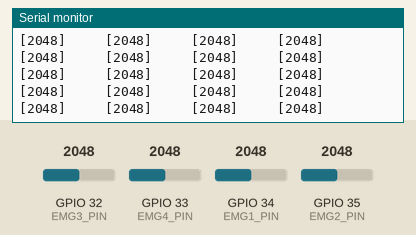
A sketch run on a simulated ESP32. Shown: the last lines printed to the serial monitor. The test bench sets the inputs (shaded band); at power-on: GPIO 32 (EMG3_PIN) = 2048, GPIO 33 (EMG4_PIN) = 2048, GPIO 34 (EMG1_PIN) = 2048, GPIO 35 (EMG2_PIN) = 2048 (analog values on the 0–4095 scale).

Above: at 1.4 s.
1.5 s: GPIO 32 (EMG3_PIN) set to 1861
At 1.52 s:
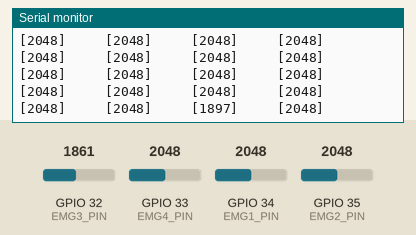
3.0 s: GPIO 32 (EMG3_PIN) set to 1752
At 3.03 s:
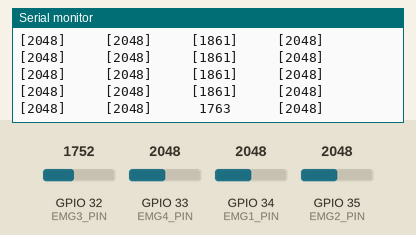
4.6 s: GPIO 33 (EMG4_PIN) set to 1872
At 4.64 s:
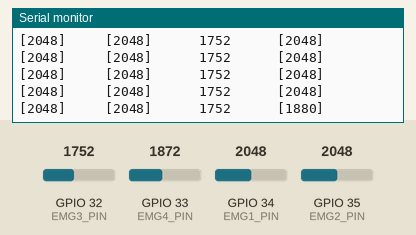
6.1 s: GPIO 33 (EMG4_PIN) set to 1748
At 6.25 s:
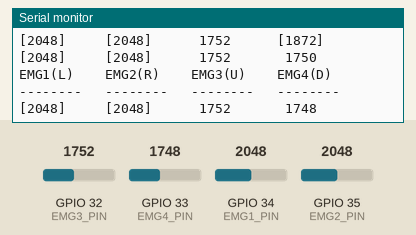
7.7 s: GPIO 34 (EMG1_PIN) set to 1870
At 7.75 s:
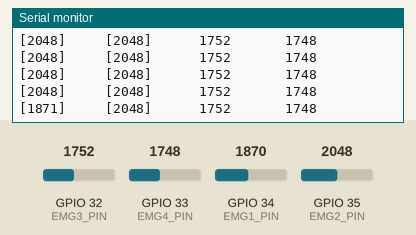
9.2 s: GPIO 34 (EMG1_PIN) set to 1773
At 9.26 s:
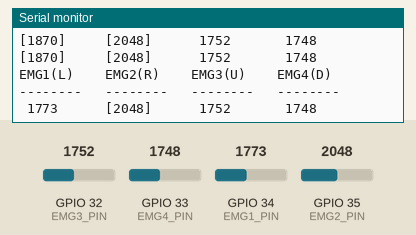
Timing chart, 0 to 12.1 s (numbered marks = the images above; inputs shaded):
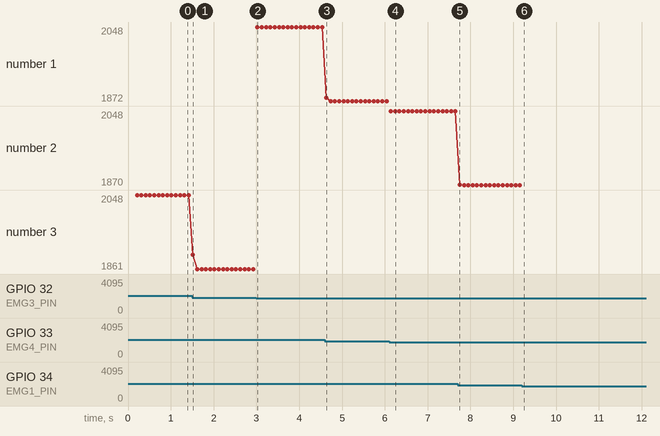

Measured:
- the behaviour switches between 1800 and 1799 on GPIO 32 (EMG3_PIN) (found by bisection; images 1 and 2)
- the behaviour switches between 1800 and 1799 on GPIO 33 (EMG4_PIN) (found by bisection; images 3 and 4)
- the behaviour switches between 1800 and 1799 on GPIO 34 (EMG1_PIN) (found by bisection; images 5 and 6)
- after the input at 1.5 s, the serial monitor: prints a new line at once (image 1)
- after the input at 3.0 s, the serial monitor: prints a new line at once (image 2)
- after the input at 4.6 s, the serial monitor: prints a new line at once (image 3)
- after the input at 6.1 s, the serial monitor: prints a new line at once (image 4)
- after the input at 7.7 s, the serial monitor: prints a new line after 0.05 s (image 5)
- after the input at 9.2 s, the serial monitor: prints a new line after 0.06 s (image 6)

The sketch:

EMG_4CH_WiFi_WebSocket_Arcade.ino
```cpp
#include <WiFi.h>
#include <WebSocketsServer.h>

#define EMG1_PIN  34    // LEFT
#define EMG2_PIN  35    // RIGHT
#define EMG3_PIN  32    // UP
#define EMG4_PIN  33    // DOWN

#define THRESHOLD_1  1800
#define THRESHOLD_2  1800
#define THRESHOLD_3  1800
#define THRESHOLD_4  1800

#define ALPHA  0.15f

#define AP_SSID  "NeuroPixel"
#define AP_PASS  "neuropixel123"

#define WS_SEND_MS      20
#define SERIAL_MS      100
#define HEADER_EVERY   30

WebSocketsServer webSocket(81);

const uint8_t  EMG_PINS[4]    = { EMG1_PIN,  EMG2_PIN,  EMG3_PIN,  EMG4_PIN  };
const int      THRESHOLDS[4]  = { THRESHOLD_1, THRESHOLD_2, THRESHOLD_3, THRESHOLD_4 };
const char*    KEY_NAMES[4]   = { "LEFT", "RIGHT", "UP", "DOWN" };
const char*    COL_HEADS[4]   = { "EMG1(L)", "EMG2(R)", "EMG3(U)", "EMG4(D)" };

float   filtered[4]   = { 0, 0, 0, 0 };
bool    active[4]     = { false, false, false, false };

unsigned long lastWs     = 0;
unsigned long lastSerial = 0;
int           lineCount  = 0;

void setup() {
  Serial.begin(115200);
  delay(200);
  analogReadResolution(12);
  analogSetAttenuation(ADC_11db);

  for (int i = 0; i < 4; i++) {
    filtered[i] = (float)analogRead(EMG_PINS[i]);
  }

  WiFi.softAP(AP_SSID, AP_PASS);
  Serial.print("[WiFi] AP started  SSID: "); Serial.println(AP_SSID);
  Serial.print("[WiFi] IP: "); Serial.println(WiFi.softAPIP());

  webSocket.begin();
  webSocket.onEvent(wsEvent);
  Serial.println("[WS] WebSocket server on port 81");
  Serial.println();
  printHeader();
}

void loop() {
  webSocket.loop();
  unsigned long now = millis();

  for (int i = 0; i < 4; i++) {
    int raw    = analogRead(EMG_PINS[i]);
    filtered[i] = ALPHA * (float)raw + (1.0f - ALPHA) * filtered[i];
    active[i]   = ((int)filtered[i] >= THRESHOLDS[i]);
  }

  if (now - lastWs >= WS_SEND_MS) {
    broadcastState();
    lastWs = now;
  }

  if (now - lastSerial >= SERIAL_MS) {
    printColumns();
    lastSerial = now;
  }
}

void printHeader() {
  Serial.println("EMG1(L)    EMG2(R)    EMG3(U)    EMG4(D)");
  Serial.println("--------   --------   --------   --------");
  lineCount = 0;
}

void printColumns() {
  if (lineCount >= HEADER_EVERY) {
    Serial.println();
    printHeader();
  }
  for (int i = 0; i < 4; i++) {
    int val = (int)filtered[i];
    char buf[12];
    if (active[i]) snprintf(buf, sizeof(buf), "[%4d]     ", val);
    else           snprintf(buf, sizeof(buf), " %4d      ", val);
    Serial.print(buf);
  }
  Serial.println();
  lineCount++;
}

void broadcastState() {
  String msg = "{\"keys\":[";
  bool first = true;
  for (int i = 0; i < 4; i++) {
    if (active[i]) {
      if (!first) msg += ',';
      msg += '"'; msg += KEY_NAMES[i]; msg += '"';
      first = false;
    }
  }
  msg += "],\"vals\":[";
  for (int i = 0; i < 4; i++) {
    msg += (int)filtered[i];
    if (i < 3) msg += ',';
  }
  msg += "]}";
  webSocket.broadcastTXT(msg);
}

void wsEvent(uint8_t num, WStype_t type, uint8_t* payload, size_t length) {
  switch (type) {
    case WStype_CONNECTED:
      Serial.print("[WS] Client #"); Serial.print(num);
      Serial.print(" connected from ");
      Serial.println(webSocket.remoteIP(num).toString());
      broadcastState();
      break;
    case WStype_DISCONNECTED:
      Serial.print("[WS] Client #"); Serial.print(num);
      Serial.println(" disconnected");
      break;
    default: break;
  }
}
```
